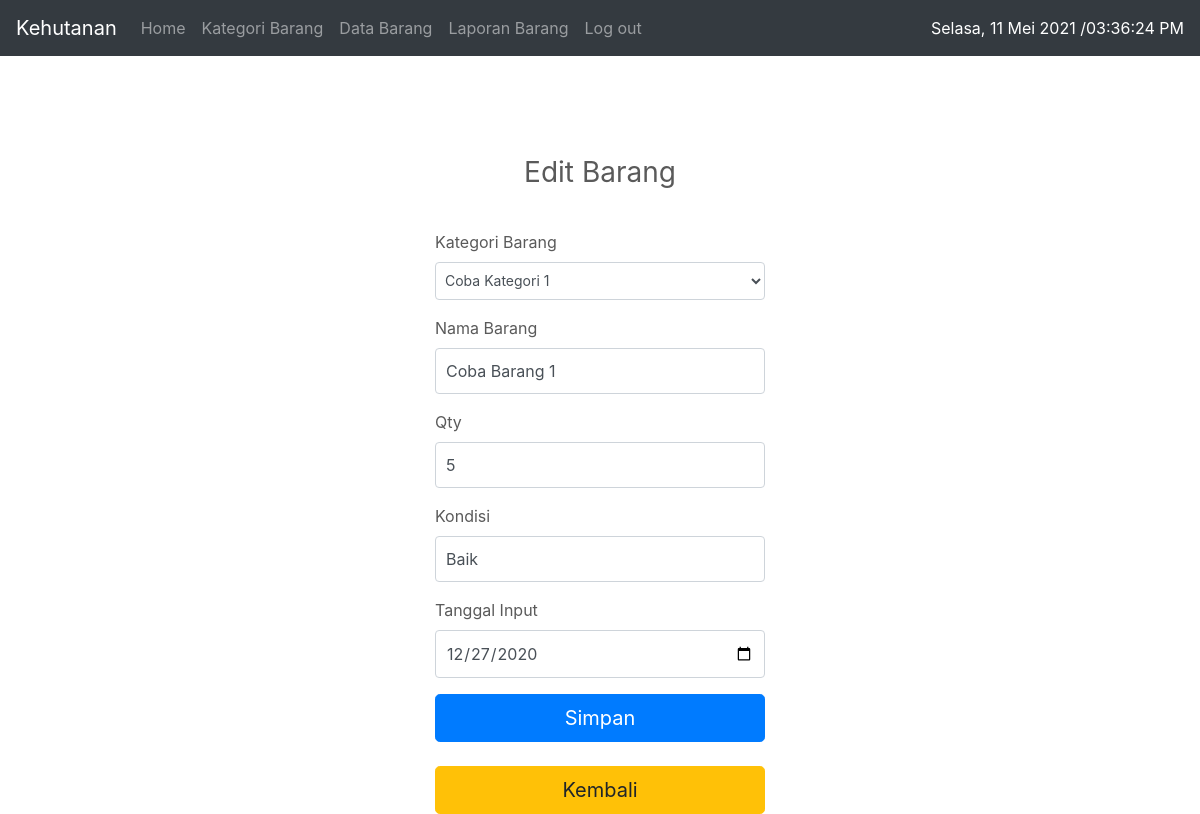
Screenshot of /data_barang_edit.php?id_barang=1 (signed in) with the database file from the repository.
### tables this page shows
CREATE TABLE `data_barang` (
  `id` int(11) NOT NULL,
  `id_kategori` varchar(255) DEFAULT NULL,
  `nama_barang` varchar(255) DEFAULT NULL,
  `qty` int(11) DEFAULT NULL,
  `kondisi` varchar(255) DEFAULT NULL,
  `tanggal_input` date DEFAULT NULL
);

CREATE TABLE `kategori_barang` (
  `id` int(11) NOT NULL,
  `nama` varchar(255) NOT NULL
);

### data_barang_edit.php (the view, shortened to what this page needs)
<?php include("./header.php"); ?>
<?php if (empty($_SESSION['id_user'])) {
    echo '<script language="javascript">';
    echo 'alert("Silahkan login terlebih dahulu");';
    echo 'window.location.href = "./login.php";';
    echo '</script>';
} else if (empty($_GET['id_barang'])) {
    echo '<script language="javascript">';
    echo 'alert("Data barang tidak valid.");';
    echo 'window.location.href = "./data_barang.php";';
    echo '</script>';
} else { ?>
    <br />
    <br />
    <?php
    $sqll_4 = "SELECT * FROM data_barang WHERE `id` =  '" . $_GET['id_barang'] . "'";
    $resultt_4 = $conn->query($sqll_4);
    while ($hasill_4 = $resultt_4->fetch_assoc()) { ?>
        <form class="form-signin" method="post" action="./core/process.php?action=edit_barang">
            <center>
                <h1 class="h3 mb-3 font-weight-normal">Edit Barang</h1>
            </center>
            <br />
            <div class="form-group">
                <label for="kategori">Kategori Barang</label>
                <select class="form-control" style="padding: 5px;font-size: 14px;" name="kategori" id="kategori" required="true">
                    <?php
                    $sqll_1 = "SELECT * FROM kategori_barang";
                    $resultt_1 = $conn->query($sqll_1);
                    while ($hasill_1 = $resultt_1->fetch_assoc()) { ?>
                        <option value="<?= $hasill_1['id'] ?>" <?= ($hasill_4['id_kategori'] == $hasill_1['id']) ? "selected='true'" : ""; ?>><?= $hasill_1['nama'] ?></option>
                    <?php } ?>
                </select>
            </div>
            <div class="form-group">
                <label for="nama">Nama Barang</label>
                <input type="text" name="nama" class="form-control" required="true" value="<?= $hasill_4['nama_barang'] ?>">
            </div>
            <div class="form-group">
                <label for="nama">Qty</label>
                <input type="number" name="qty" class="form-control" required="true" value="<?= $hasill_4['qty'] ?>">
            </div>
            <div class="form-group">
                <label for="nama">Kondisi</label>
                <input type="text" name="kondisi" class="form-control" required="true" value="<?= $hasill_4['kondisi'] ?>">
            </div>
            <div class="form-group">
                <label for="nama">Tanggal Input</label>
                <input type="date" name="tanggal_input" class="form-control" required="true" value="<?= $hasill_4['tanggal_input'] ?>">
            </div>
            <button class="btn btn-lg btn-primary btn-block" type="submit">Simpan</button>
            <br />
            <a href="./data_barang.php"><button class="btn btn-lg btn-warning btn-block" type="button">Kembali</button></a>
        </form>
    <?php } ?>
<?php } ?>
<?php include("./footer.php"); ?>

### css-js/css/carousel.css (style rules this page uses)
body { padding-top: 3rem; padding-bottom: 3rem; color: #5a5a5a; }

### data_barang_edit.php (style rules this page uses)
html, body { height: 100%; }
.form-signin { width: 100%; max-width: 330px; padding: 60px 0px 0; margin: 0 auto; }
.form-signin .form-control { position: relative; box-sizing: border-box; height: auto; padding: 10px; font-size: 16px; }

### rows the page displays
data_barang: kategori "Coba Kategori 1", nama "Coba Barang 1", qty "5", kondisi "Baik", tanggal_input "12/27/2020"
